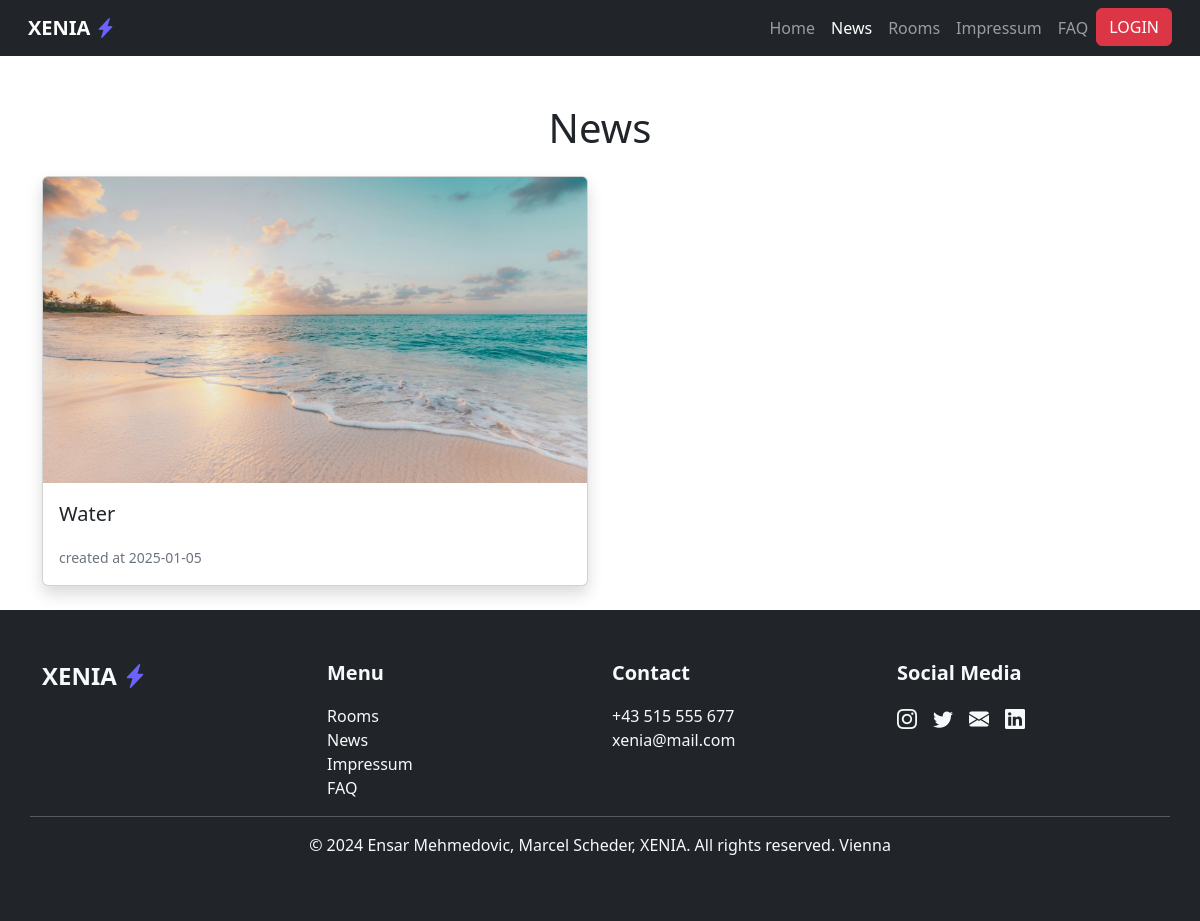
Page /Hotel-Website/index.php?page=news on the earlier database version.
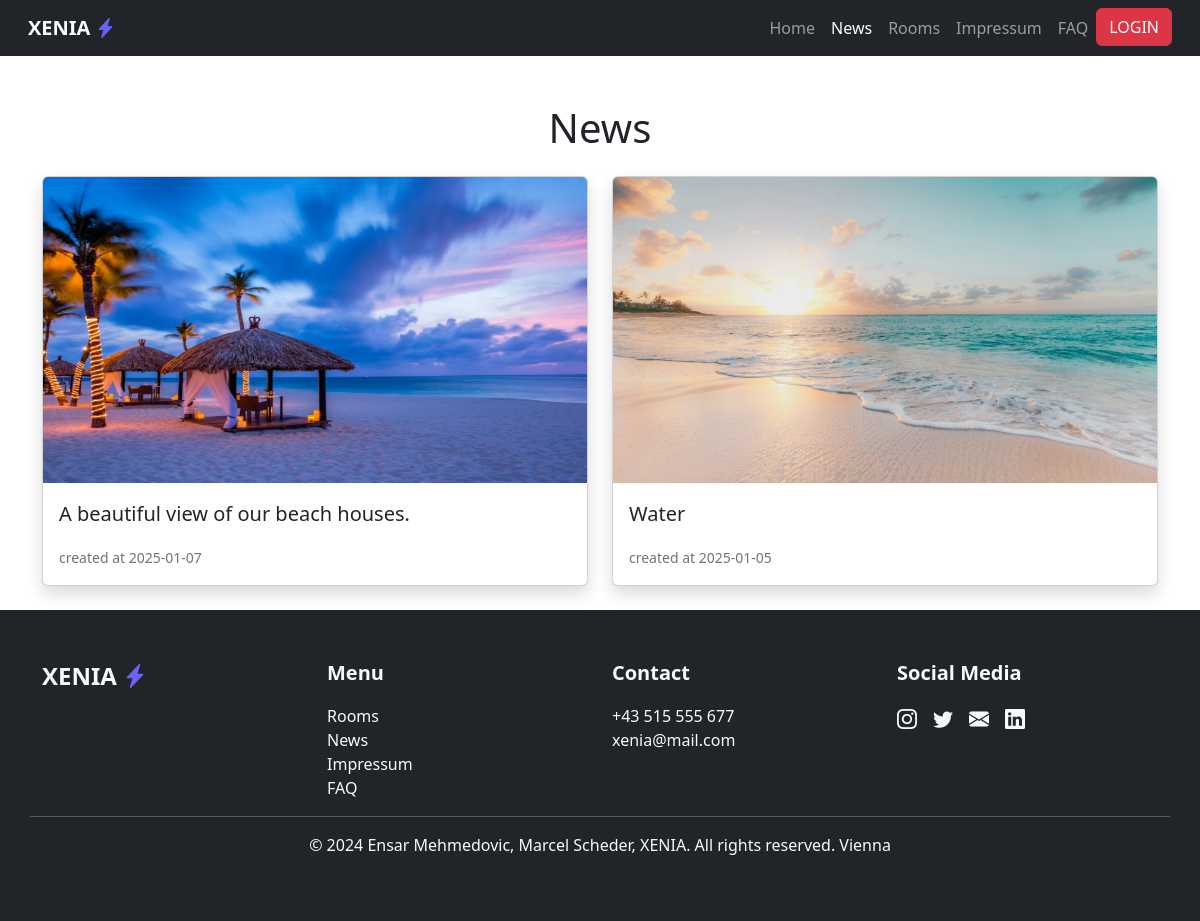
Same page on the later database version.
### tables this page shows
CREATE TABLE `news` (
  `id` int(11) NOT NULL,
  `image` varchar(200) NOT NULL,
  `text` text NOT NULL,
  `file_reference` varchar(255) NOT NULL,
  `post_date` datetime NOT NULL DEFAULT current_timestamp()
);

### Hotel-Website/includes/content/news/news.php (the view, shortened to what this page needs)
<div class="container mt-5">
    <h1 class="text-center mb-4">News</h1>
    <div class="row">
        <?php
        $db = mysqli_connect($host, $dbusername, $dbpassword, $dbname);
        $sql = "SELECT * FROM news ORDER BY id desc";
        $result = mysqli_query($db,$sql);
        while($row = mysqli_fetch_array($result)){
            echo "<div class='col-lg-6 col-md-4 mb-4'>";
            echo "<div class='card shadow'>";
            echo "<div class='ratio ratio-16x9'>";
            echo "<img src='" . $row["file_reference"] . "' class='card-img-top img-fluid' alt='Image'>";
            echo "</div>";
            echo "<div class='card-body'>";
            echo "<p class='card-text fs-5'>".$row['text']."</p>";
            echo "<p class='card-text text-secondary fs-6'> <small>"."created at ".date('Y-m-d', strtotime($row['post_date']))."</small></p>";
            echo "</div></div></div>";
        }
        ?>
    </div>
</div>

Differences in the rows shown:
added news: file_reference (picture), text "A beautiful view of our beach houses.", post_date "2025-01-07"
